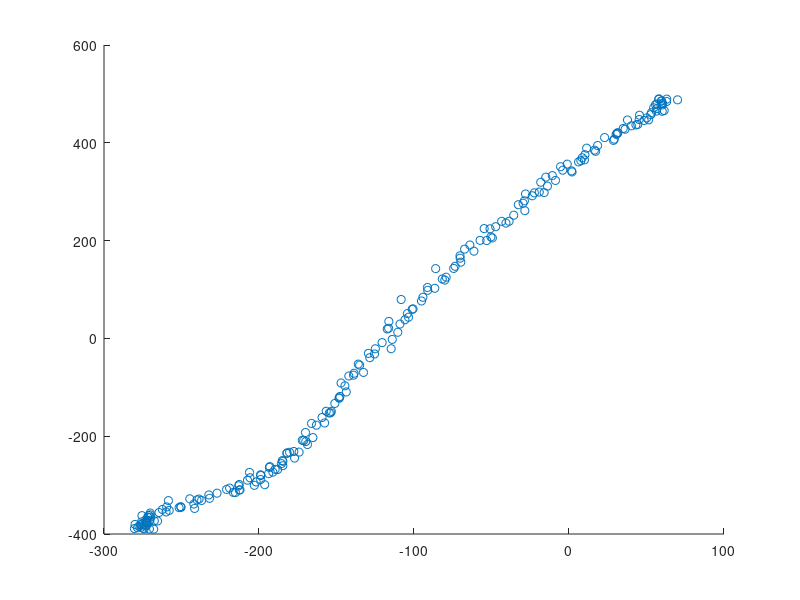

The MATLAB source for this figure: (Note: this script raises an error after producing the figure.)
clear; close all; clc
%%%%%%%%%%%%%%%%%%%%%%%%%%%%%%%%%%%%%%%%%%%%%%%%%%%%%%%
% In this example, the noise is added to the ideal mathematical road
% The road data is smoothed and profile is somewhat good
%%%%%%%%%%%%%%%%%%%%%%%%%%%%%%%%%%%%%%%%%%%%%%%%%%%%%%%
%GPS DATA
load('CVF9LatX.mat'); load('CVF9LongY.mat');
%Ideal AASHTO
%load('MichXm.mat'); load('MichYm.mat');
x2 = LatX'; y2 = LongY';
%x2 = xm'; y2 = ym';
x2 = unique(x2); y2 = unique(y2);
x2 = x2(1:numel(y2));
% Added White Noise, and now everything "kinda" works, but not really
x2 = awgn(x2,35,'measured');
y2 = awgn(y2,35,'measured');
scatter(x2,y2);
yy1 = smooth(x2,y2,0.2,'loess');
x2 = unique(x2); yy1 = unique(yy1);
x2 = x2(1:numel(yy1));
y2 = yy1;


X = [x2',y2];
[L,R,K] = curvature(X);
K(1,:) = []; K(end,:) = []; L(1,:) = []; L(end,:) = [];
x2(1) = []; x2(end) = []; y2(1) = []; y2(end) = [];
figure; scatter(x2,y2);
xlabel('X Coordinate (m)'); ylabel('Y Coordinate (m)')
title('Raw Road Data')
figure;
h = scatter(x2,y2); grid on; axis equal; set(h,'marker','.');
xlabel('X Coordinate (m)'); ylabel('Y Coordinate (m)')
title('Road with Curvature Vectors')
hold on

quiver(x2',y2',K(:,1),K(:,2)); hold off  
y = sqrt(K(:,1).^2 + K(:,2).^2);
s = L;
figure; plot(s,y)
% Initial Conditions, NEVER repeat them.
x0 = [100 200 300 400 500];
% Curvature Model M.1
M1 = @(x,s) ((x(5)./(x(2)-x(1))).*(s - x(1))).*(heaviside(s-x(1)) - heaviside(s-x(2))) +...
     x(5).*(heaviside(s-x(2))-heaviside(s-x(3))) + ...
( ( x(5)./(x(4)-x(3))).*(-s+x(3))+ x(5) ).*(heaviside(s-x(3)) - heaviside(s-x(4))); 
% Pr.1
fprintf('Pr. 1, Least Squares Min. Has finalized');
options = optimset('Display','off');
x = lsqcurvefit(M1,x0,s(1:end),y,[],[],options)
snew = linspace(s(1),s(end),100); % <--- This defines the 
% size of the "K_vector".
figure; hold on; 
plot(s,y,'bo');
xlabel('S-Segment (m)'); ylabel ('Curvature(m^{-1})');
plot(snew,M1(x,snew),'k-','linewidth',2);
xlim([snew(1), snew(end)+5]);
legend('Data','Fitted Response','location','best'); 
title('Data and Fitted Curve'); grid on
%Here, Integrate the results from the Fit
%Then construct a second fit with flexible quintic polynomials. 



% -------------------------
%Parameters 
global K_temp e g mu U
% Vehicle Only
L = 2.5;  %U = 1.95;
U = 3;
% Road Only
e = 6; mu = 0.3;
% Both
g = 9.81; K_vector = M1(x,snew);
% -------------------------
%Iterative Optimization Routine for Pr.2 given Optimized M.1
for i = 1:length(K_vector)
K_temp = K_vector(i);  
% Objective Function Pr.2
fun = @(x)  x(1) - (53.7*L + U*x(2)^2/g)*K_temp;    
%C.1 (Bounds)
% lb = [-3,25]; 
% ub = [3,60]; 
lb = [-3,25]; % -3 < x1 < 3;
ub = [3,35];  % 55 < x2 < 80; mph
% There are no linear constraints, so set those arguments to |[]|. 
A = [];  b = []; % Linear In-equality Constraints
Aeq = []; beq = [];  % Linear Equality Constraints
%Initial Conditions
x0 = [1/4,1/4];  
%Constraints as an annoynomous function
nonlcon = @EqConstraint;
options = optimoptions('fmincon','Display','off');
Op(i,:) = fmincon(fun,x0,A,b,Aeq,beq,lb,ub,nonlcon,options);  
end
fprintf('Pr. 2 Has finalized \n');
vOpt = Op(:,2);
figure; plot(snew,vOpt,'linewidth',3)
ylim([max(vOpt)-10 max(vOpt)+10])
title('Segment Length vs Velocity Optimized'); grid on
xlabel('S-Segment (m)'); ylabel ('Velocity (m/s)');
figure; plot(M1(x,snew),vOpt)
ylim([max(vOpt)-10 max(vOpt)+10])
title('Curvature vs Velocity Optimized'); grid on;
xlabel('S-Segment (m)'); ylabel ('Curvature(m^{-1})');

% Nonlinear Constaints (Not bounds)
function [c,ceq] = EqConstraint(x)
global K_temp e g mu 
%Pr.2
% Nonlinear Inequality Constraints
c = x(2)^2*K_temp/g - (mu + 0.01*e)/(1-0.01*mu*e);
% Nonlinear Equality Constraints
ceq = [];
end


